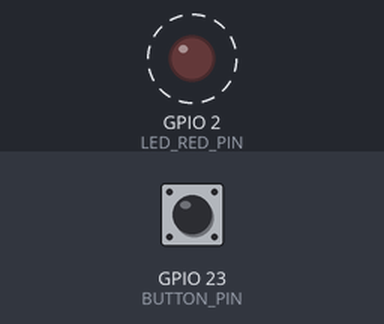
Bench run of a program on a simulated ESP32. Parts: output pins drawn as LEDs (lit = HIGH). Dashed ring = blinking. The test bench sets the inputs (shaded band); at power-on: GPIO 23 (BUTTON_PIN) HIGH. What the program prints to the serial monitor is not drawn.

Above: at 0.2 s.
Timing chart, 0 to 3.0 s (numbered marks = the images above):
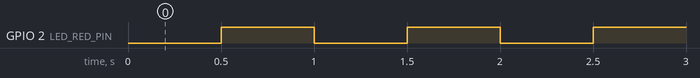

The program:

main.cpp
```cpp
#include <Arduino.h>

#include "freertos/FreeRTOS.h"
#include "freertos/task.h"
#include "freertos/timers.h"
#include "freertos/event_groups.h"

#define BUTTON_PIN		23
#define BUTTON_FLAG		(1 << 0)

#define LED_RED_PIN		2
#define LED_RED_STATE	0
#define LED_RED_TIME	500

#define MESSAGE1_FLAG	(1 << 1)
#define MESSAGE2_FLAG	(1 << 2)

typedef struct blink_led_t
{
	uint8_t pin;
	uint8_t state;
	uint32_t timeBlink;

	TaskHandle_t taskHandle;
	TimerHandle_t timerHandle;
} blink_led_t;

typedef struct button_t
{
	uint8_t pin;
	TaskHandle_t taskHandle;
} button_t;

blink_led_t ledRed = {LED_RED_PIN, LED_RED_STATE, LED_RED_TIME};
button_t button = {BUTTON_PIN};

TimerHandle_t timerCallback = NULL;
EventGroupHandle_t eventGroup = NULL;

void vTaskButton (void *pvParameters);
void vTaskBlinkLED (void *pvParameters);
void vTaskSendMessage1 (void *pvParameters);
void vTaskSendMessage2 (void *pvParameters);

void vTimerCallback (TimerHandle_t pxTimer);

void setup()
{
	Serial.begin(9600);

	eventGroup = xEventGroupCreate();
	timerCallback = xTimerCreate("Callback Timer", pdMS_TO_TICKS(1000), pdTRUE, NULL, vTimerCallback);
	xTimerStart(timerCallback, 0);

	xTaskCreate(vTaskButton, "Task Button", configMINIMAL_STACK_SIZE + 1000, &button, 1, &button.taskHandle);
	xTaskCreate(vTaskBlinkLED, "Blink Task", configMINIMAL_STACK_SIZE + 1000, &ledRed, 1, &ledRed.taskHandle);
	xTaskCreate(vTaskSendMessage1, "Send Message 1", configMINIMAL_STACK_SIZE + 1000, (void *)"Teste 1", 1, NULL);
	xTaskCreate(vTaskSendMessage2, "Send Message 2", configMINIMAL_STACK_SIZE + 1000, (void *)"Teste 2", 1, NULL);

}

void loop()
{
	vTaskDelay(portMAX_DELAY);
}

void vTaskButton (void *pvParameters)
{
	button_t *button = (button_t *)pvParameters;
	uint8_t buttonFlag = 0;

	pinMode(button->pin, INPUT_PULLUP);

	while (1)
	{
		if (digitalRead(button->pin) == 0 && buttonFlag == 0)
		{
			vTaskDelay(10);
			if (digitalRead(button->pin) == 0)
				buttonFlag = 1;
		}
		else if (digitalRead(button->pin) == 1 && buttonFlag == 1)
		{
			vTaskDelay(10);
			buttonFlag = 0;
			xEventGroupSetBits(eventGroup, BUTTON_FLAG);
		}

		vTaskDelay(1);
	}
}

void vTaskBlinkLED (void *pvParameters)
{
	blink_led_t *led = (blink_led_t *)pvParameters;

	pinMode(led->pin, OUTPUT);
	digitalWrite(led->pin, led->state);

	while (1)
	{
		vTaskDelay(led->timeBlink);
		digitalWrite(led->pin, !digitalRead(led->pin));
	}
}

void vTaskSendMessage1 (void *pvParameters)
{
	char *buffer = (char *)pvParameters;

	while (1)
	{
		xEventGroupWaitBits(eventGroup, MESSAGE1_FLAG, pdTRUE, pdTRUE, portMAX_DELAY);
		Serial.printf("%s\r\n", buffer);
	}
}

void vTaskSendMessage2 (void *pvParameters)
{
	char *buffer = (char *)pvParameters;

	while (1)
	{
		xEventGroupWaitBits(eventGroup, BUTTON_FLAG | MESSAGE2_FLAG, pdTRUE, pdTRUE, portMAX_DELAY);
		Serial.printf("%s\r\n", buffer);
	}
}

void vTimerCallback (TimerHandle_t pxTimer)
{
	static uint32_t count = 0;

	++count;

	if (count == 5)
		xEventGroupSetBits(eventGroup, MESSAGE1_FLAG);
	else if (count == 10)
		xEventGroupSetBits(eventGroup, MESSAGE2_FLAG);
	else if (count >= 15)
		count = 0;
}
```

Measured:
- by itself, GPIO 2 (LED_RED_PIN): alternates HIGH for 0.50 s and LOW for 0.50 s
